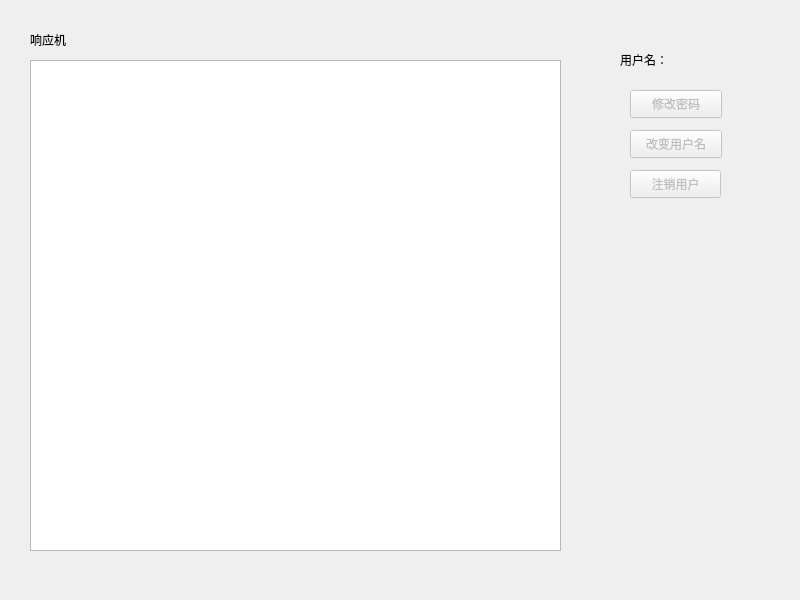
<?xml version="1.0" encoding="UTF-8"?>
<ui version="4.0">
 <class>Dialog</class>
 <widget class="QDialog" name="Dialog">
  <property name="geometry">
   <rect>
    <x>0</x>
    <y>0</y>
    <width>800</width>
    <height>600</height>
   </rect>
  </property>
  <property name="windowTitle">
   <string>Dialog</string>
  </property>
  <widget class="QPushButton" name="deleteuser">
   <property name="enabled">
    <bool>false</bool>
   </property>
   <property name="geometry">
    <rect>
     <x>630</x>
     <y>170</y>
     <width>91</width>
     <height>28</height>
    </rect>
   </property>
   <property name="text">
    <string>注销用户</string>
   </property>
  </widget>
  <widget class="QLabel" name="label">
   <property name="geometry">
    <rect>
     <x>620</x>
     <y>50</y>
     <width>69</width>
     <height>19</height>
    </rect>
   </property>
   <property name="text">
    <string>用户名：</string>
   </property>
  </widget>
  <widget class="QLabel" name="name">
   <property name="geometry">
    <rect>
     <x>700</x>
     <y>50</y>
     <width>69</width>
     <height>19</height>
    </rect>
   </property>
   <property name="text">
    <string/>
   </property>
  </widget>
  <widget class="QPushButton" name="changename">
   <property name="enabled">
    <bool>false</bool>
   </property>
   <property name="geometry">
    <rect>
     <x>630</x>
     <y>130</y>
     <width>92</width>
     <height>28</height>
    </rect>
   </property>
   <property name="text">
    <string>改变用户名</string>
   </property>
  </widget>
  <widget class="QPushButton" name="changepw">
   <property name="enabled">
    <bool>false</bool>
   </property>
   <property name="geometry">
    <rect>
     <x>630</x>
     <y>90</y>
     <width>92</width>
     <height>28</height>
    </rect>
   </property>
   <property name="text">
    <string>修改密码</string>
   </property>
  </widget>
  <widget class="QLabel" name="label_2">
   <property name="geometry">
    <rect>
     <x>30</x>
     <y>30</y>
     <width>81</width>
     <height>19</height>
    </rect>
   </property>
   <property name="text">
    <string>响应机</string>
   </property>
  </widget>
  <widget class="QTextBrowser" name="active">
   <property name="geometry">
    <rect>
     <x>30</x>
     <y>60</y>
     <width>531</width>
     <height>491</height>
    </rect>
   </property>
  </widget>
 </widget>
 <resources/>
 <connections/>
</ui>
